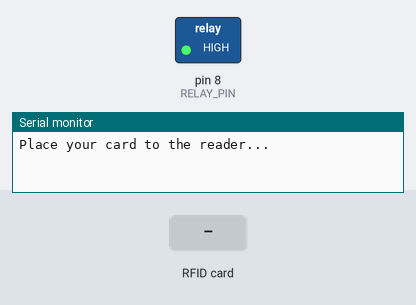
Bench run of a sketch on a simulated Arduino Uno, built with avr-gcc and run on an emulated ATmega328P. Shown: switched loads named in the sketch (green lamp = pin HIGH), the last lines printed to the serial monitor. The test bench sets the inputs (shaded band). Pins used as bus, display or sensor lines are not drawn.

Above: at 1.2 s.
1.3 s: RFID card 03 3B 81 FA held to the reader
At 2.3 s:
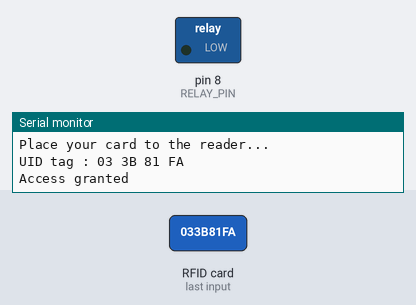
Timing chart, 0 to 7.8 s (numbered marks = the images above; inputs shaded):
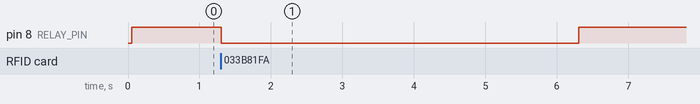

The sketch:

rfid_door_lock2.ino
```cpp
#include <SPI.h>
#include <MFRC522.h>

#define SS_PIN 10
#define RST_PIN 9
#define RELAY_PIN 8

MFRC522 mfrc522(SS_PIN, RST_PIN);

void setup() {
  Serial.begin(9600);
  SPI.begin();
  mfrc522.PCD_Init();
  pinMode(RELAY_PIN, OUTPUT);
  digitalWrite(RELAY_PIN, HIGH);
  Serial.println("Place your card to the reader...");
}

void loop() {
  // Look for new cards
  if (!mfrc522.PICC_IsNewCardPresent()) {
    return;
  }
  // Select one of the cards
  if (!mfrc522.PICC_ReadCardSerial()) {
    return;
  }

  // Print card UID
  Serial.print("UID tag :");
  String content = "";
  for (byte i = 0; i < mfrc522.uid.size; i++) {
    Serial.print(mfrc522.uid.uidByte[i] < 0x10 ? " 0" : " ");
    Serial.print(mfrc522.uid.uidByte[i], HEX);
    content.concat(String(mfrc522.uid.uidByte[i] < 0x10 ? " 0" : " "));
    content.concat(String(mfrc522.uid.uidByte[i], HEX));
  }
  Serial.println();
  content.toUpperCase();

  // Check if the UID matches your known card
  if (content.substring(1) == "03 3B 81 FA") {
    Serial.println("Access granted");
    digitalWrite(RELAY_PIN, LOW);
    delay(5000);
    digitalWrite(RELAY_PIN, HIGH);
  } else {
    Serial.println("Access denied");
  }
}
```

Measured:
- after the input at 1.3 s, pin 8 (RELAY_PIN): HIGH → LOW at once, → HIGH 5.0 s later
